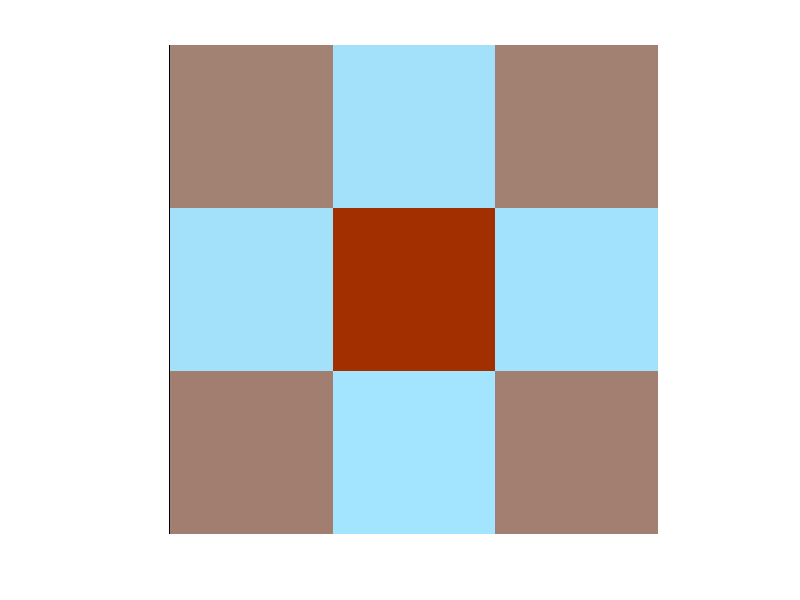
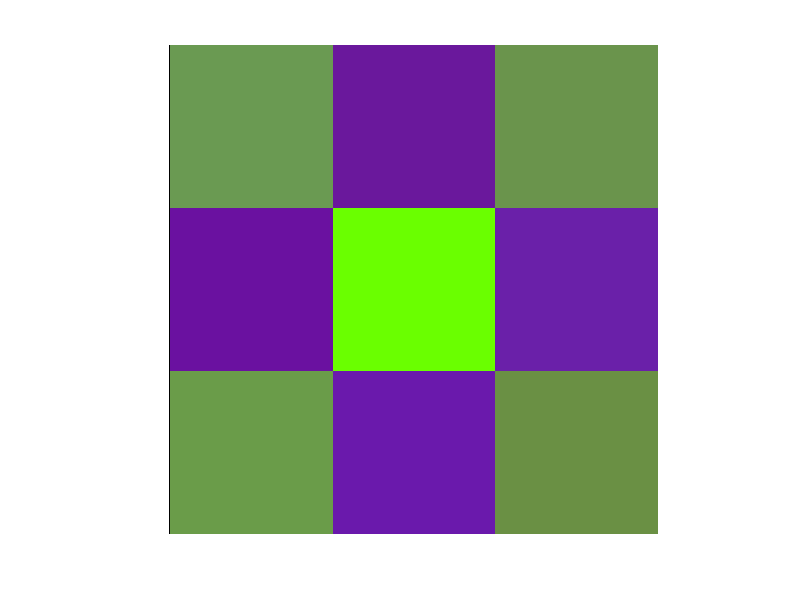
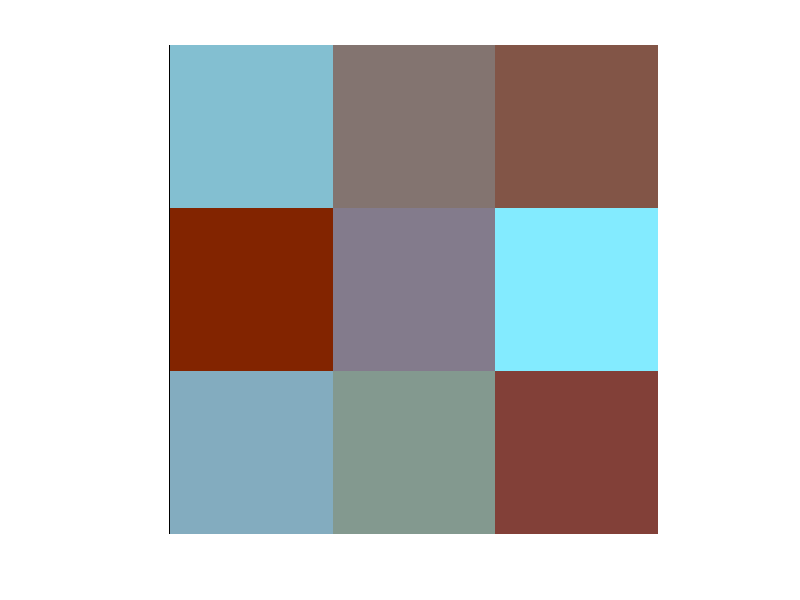
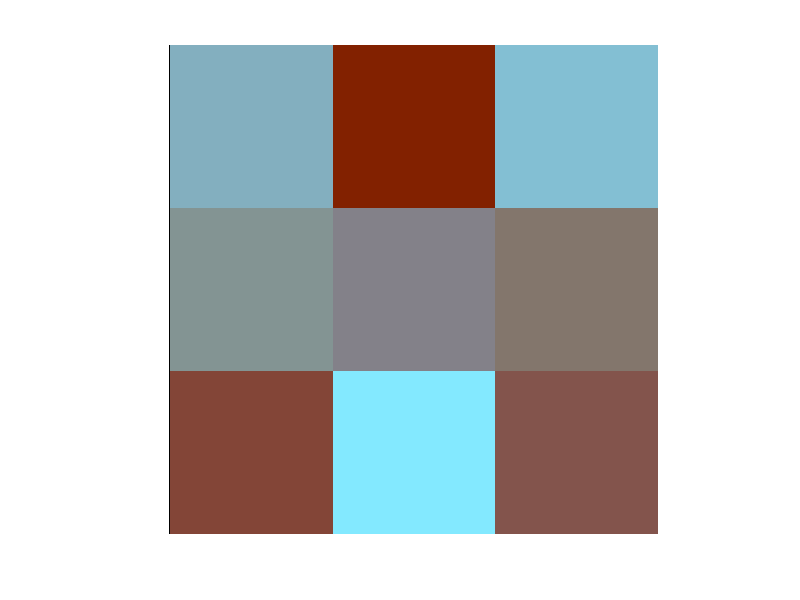

MATLAB code for these plots, in order:
% visualize filters
cliquesize=3;
load('filters_ycbcr.mat');
load('alphas.mat');
filters = V;
for i=1:size(filters,2)
    fil = filters(:,i);
    fil = reshape(fil, cliquesize, cliquesize, 3);
    fil=(fil-min(fil(:)))/(max(fil(:))-min(fil(:)));
    %subplot(size(filters,2),5 ,i), 
    figure, imshow(fil, 'InitialMagnification',5000)
end